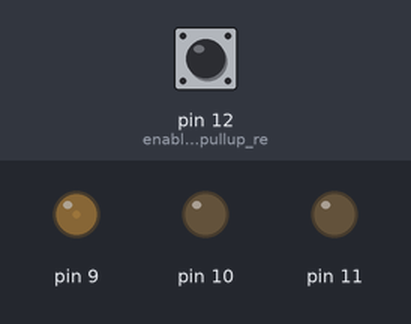
Bench run of a sketch on a simulated Arduino Uno, built with avr-gcc and run on an emulated ATmega328P. Parts: output pins drawn as LEDs (lit = HIGH). The inputs (shaded band) are chosen by the test bench; at power-on: pin 12 (enable_internal_pullup_re) HIGH. Random numbers use the default seed unless the sketch sets one.

Above: at 1.25 s.
1.3 s: pin 12 (enable_internal_pullup_re) pulled LOW for 0.15 s
At 1.65 s:
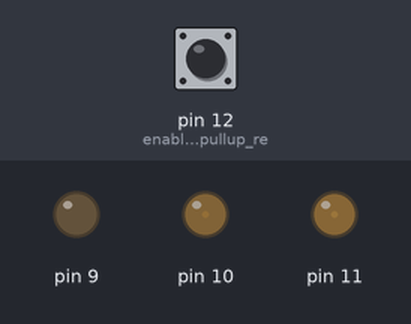
4.3 s: pin 12 (enable_internal_pullup_re) pulled LOW for 1 s
At 5.35 s:
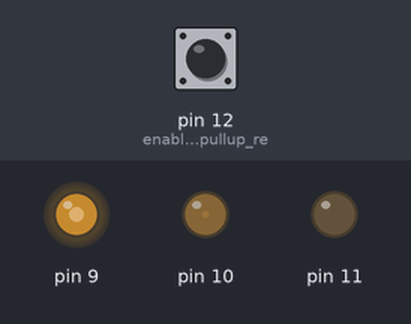
7.3 s: pin 12 (enable_internal_pullup_re) pulled LOW for 0.15 s
At 8.26 s:
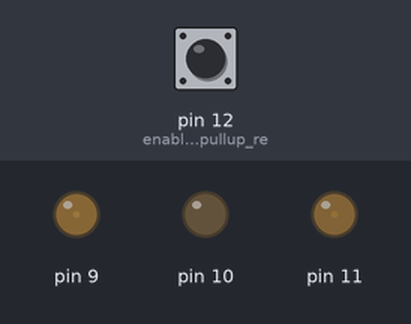
Timing chart, 0 to 16.3 s (numbered marks = the images above; inputs shaded):
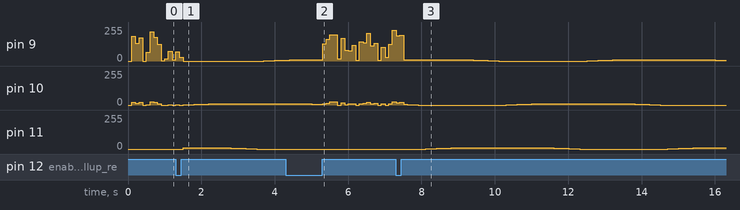

The sketch:

pumpkinleds.ino
```cpp
// Arduino Pumpkin LEDs
// Author: James Graves
// Date: 31/10/24
// Description: programs an Arduino to control an RGB LED. There are two patterns: a shifting rainbow and a flickering orangey light mimicking a candle. For Arduino club.
bool flickerMode = false; // if it is on flicker mode or rainbow mode. Kind of lazy to have it be a boolean but I don't have over 2 options so it works.
bool buttonPressed = false;


// variables for rainbow LED code
int rgb[] = {10, 0, 0}; // array with how bright red, green, and blue should be in the LED
int increment = 1;
int colour = 1; // which colour in the rgb array to increment
int colourCounter = 0;

// variables for flickering LED code
int maxRed = 250; // maximum red brightness

void setup() {
  pinMode(12, INPUT_PULLUP); // enable internal pullup resistor for pin 12, where the button is connected
  randomSeed(analogRead(0));
}

void loop() {
  delay(100); // wait 100 milliseconds

  if(digitalRead(12) == HIGH && buttonPressed == false){ // buttonPressed variable is to make pressing the button have a toggle effect
    buttonPressed = true;
    flickerMode = !flickerMode; // toggle flicker mode
    analogWrite(10, 0); // turn off LED.
    analogWrite(11, 0);
    analogWrite(9, 0);
  }

  if(digitalRead(12) == LOW && buttonPressed == true){
    buttonPressed = false;
  }

  if(!flickerMode){  // rainbow LED
    if (colourCounter != 10 ){
          rgb[colour] += increment;
          analogWrite(11, rgb[0]);
          analogWrite(10, rgb[1]);
          analogWrite(9, rgb[2]);
          colourCounter++;
        } else {
          colourCounter = 0;
          increment *= -1; // switch amount to increment by to negative/positive
          colour--; // move onto next colour
          if(colour < 0){ // to loop through the colours
            colour = 2;
          }
     }

  } else { // flickering LED
     int randomRed = random(maxRed);
     int randomGreen = randomRed/8 - random(8); // green level is much less than red, but also has randomness in it
     analogWrite(10, randomGreen > 0 ? randomGreen : 0); // makes sure that the green variable is not a negative number
     analogWrite(9, randomRed);
    }
}
```

Measured:
- after the input at 1.3 s, pin 11: 0/255 → 10/255 after 0.20 s, → 9/255 1.1 s later, → 8/255 0.10 s later, → 7/255 0.10 s later, … (11 changes in this stretch)
- after the input at 7.3 s, pin 11: 0/255 → 1/255 after 0.81 s, → 2/255 0.10 s later, → 3/255 0.10 s later, → 4/255 0.10 s later, … (30 changes in this stretch)
